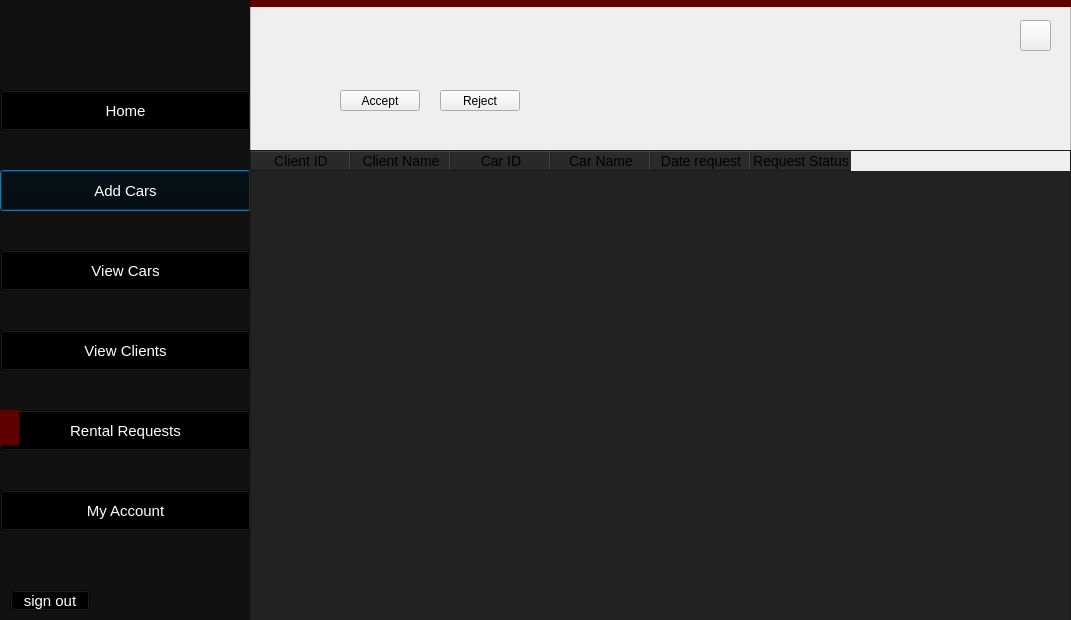
<?xml version="1.0" encoding="UTF-8"?>
<ui version="4.0">
 <class>CentralAdmin_RentRequest</class>
 <widget class="QDialog" name="CentralAdmin_RentRequest">
  <property name="geometry">
   <rect>
    <x>0</x>
    <y>0</y>
    <width>1071</width>
    <height>620</height>
   </rect>
  </property>
  <property name="windowTitle">
   <string>Dialog</string>
  </property>
  <property name="styleSheet">
   <string notr="true"/>
  </property>
  <widget class="QFrame" name="frame">
   <property name="geometry">
    <rect>
     <x>0</x>
     <y>0</y>
     <width>251</width>
     <height>621</height>
    </rect>
   </property>
   <property name="styleSheet">
    <string notr="true">QFrame#frame
{
background:#111;
}

QPushButton
{
        font-size:15px;
        background:transparent;
        color:#ffffff;
}

QPushButton#HomeButton:hover, QPushButton#AddCars:hover,  QPushButton#EditCars:hover, QPushButton#MyAccount:hover, QPushButton#ViewClients:hover,QPushButton#signout:hover
{
        font-size:15px;
        background:#222;
        color:#ffffff;
        border-radius:50px;
}

QToolButton
{

}</string>
   </property>
   <property name="frameShape">
    <enum>QFrame::StyledPanel</enum>
   </property>
   <property name="frameShadow">
    <enum>QFrame::Raised</enum>
   </property>
   <widget class="QLabel" name="label">
    <property name="geometry">
     <rect>
      <x>0</x>
      <y>410</y>
      <width>19</width>
      <height>35</height>
     </rect>
    </property>
    <property name="styleSheet">
     <string notr="true">background:#5F0000;</string>
    </property>
    <property name="text">
     <string/>
    </property>
   </widget>
   <widget class="QPushButton" name="AddCars">
    <property name="geometry">
     <rect>
      <x>0</x>
      <y>170</y>
      <width>251</width>
      <height>41</height>
     </rect>
    </property>
    <property name="text">
     <string>Add Cars</string>
    </property>
   </widget>
   <widget class="QPushButton" name="EditCars">
    <property name="geometry">
     <rect>
      <x>0</x>
      <y>250</y>
      <width>251</width>
      <height>41</height>
     </rect>
    </property>
    <property name="text">
     <string>View Cars</string>
    </property>
   </widget>
   <widget class="QLabel" name="label_3">
    <property name="geometry">
     <rect>
      <x>20</x>
      <y>90</y>
      <width>35</width>
      <height>35</height>
     </rect>
    </property>
    <property name="text">
     <string/>
    </property>
   </widget>
   <widget class="QPushButton" name="HomeButton">
    <property name="geometry">
     <rect>
      <x>0</x>
      <y>90</y>
      <width>251</width>
      <height>41</height>
     </rect>
    </property>
    <property name="text">
     <string>Home</string>
    </property>
   </widget>
   <widget class="QPushButton" name="MyAccount">
    <property name="geometry">
     <rect>
      <x>0</x>
      <y>490</y>
      <width>251</width>
      <height>41</height>
     </rect>
    </property>
    <property name="text">
     <string>My Account</string>
    </property>
   </widget>
   <widget class="QPushButton" name="ViewClients">
    <property name="geometry">
     <rect>
      <x>0</x>
      <y>330</y>
      <width>251</width>
      <height>41</height>
     </rect>
    </property>
    <property name="text">
     <string>View Clients</string>
    </property>
   </widget>
   <widget class="QPushButton" name="Rental">
    <property name="geometry">
     <rect>
      <x>0</x>
      <y>410</y>
      <width>251</width>
      <height>41</height>
     </rect>
    </property>
    <property name="text">
     <string>Rental Requests</string>
    </property>
   </widget>
   <widget class="QLabel" name="label_5">
    <property name="geometry">
     <rect>
      <x>20</x>
      <y>170</y>
      <width>35</width>
      <height>35</height>
     </rect>
    </property>
    <property name="text">
     <string/>
    </property>
   </widget>
   <widget class="QLabel" name="label_6">
    <property name="geometry">
     <rect>
      <x>20</x>
      <y>250</y>
      <width>35</width>
      <height>35</height>
     </rect>
    </property>
    <property name="text">
     <string/>
    </property>
   </widget>
   <widget class="QLabel" name="label_7">
    <property name="geometry">
     <rect>
      <x>80</x>
      <y>270</y>
      <width>35</width>
      <height>35</height>
     </rect>
    </property>
    <property name="text">
     <string/>
    </property>
   </widget>
   <widget class="QLabel" name="label_8">
    <property name="geometry">
     <rect>
      <x>20</x>
      <y>330</y>
      <width>35</width>
      <height>35</height>
     </rect>
    </property>
    <property name="text">
     <string/>
    </property>
   </widget>
   <widget class="QLabel" name="label_9">
    <property name="geometry">
     <rect>
      <x>20</x>
      <y>410</y>
      <width>35</width>
      <height>35</height>
     </rect>
    </property>
    <property name="text">
     <string/>
    </property>
   </widget>
   <widget class="QLabel" name="label_10">
    <property name="geometry">
     <rect>
      <x>20</x>
      <y>490</y>
      <width>35</width>
      <height>35</height>
     </rect>
    </property>
    <property name="text">
     <string/>
    </property>
   </widget>
   <widget class="QPushButton" name="signout">
    <property name="geometry">
     <rect>
      <x>10</x>
      <y>590</y>
      <width>80</width>
      <height>21</height>
     </rect>
    </property>
    <property name="text">
     <string>sign out</string>
    </property>
   </widget>
   <zorder>MyAccount</zorder>
   <zorder>Rental</zorder>
   <zorder>ViewClients</zorder>
   <zorder>AddCars</zorder>
   <zorder>EditCars</zorder>
   <zorder>HomeButton</zorder>
   <zorder>label</zorder>
   <zorder>label_3</zorder>
   <zorder>label_5</zorder>
   <zorder>label_6</zorder>
   <zorder>label_7</zorder>
   <zorder>label_8</zorder>
   <zorder>label_9</zorder>
   <zorder>label_10</zorder>
   <zorder>signout</zorder>
  </widget>
  <widget class="QFrame" name="frame_2">
   <property name="geometry">
    <rect>
     <x>250</x>
     <y>0</y>
     <width>821</width>
     <height>621</height>
    </rect>
   </property>
   <property name="styleSheet">
    <string notr="true">QTableWidget
{
        background-color:#222;
}</string>
   </property>
   <property name="frameShape">
    <enum>QFrame::StyledPanel</enum>
   </property>
   <property name="frameShadow">
    <enum>QFrame::Raised</enum>
   </property>
   <widget class="QLabel" name="label_2">
    <property name="geometry">
     <rect>
      <x>-20</x>
      <y>0</y>
      <width>841</width>
      <height>7</height>
     </rect>
    </property>
    <property name="styleSheet">
     <string notr="true">background:#5F0000;</string>
    </property>
    <property name="text">
     <string/>
    </property>
   </widget>
   <widget class="QPushButton" name="Close">
    <property name="geometry">
     <rect>
      <x>770</x>
      <y>20</y>
      <width>31</width>
      <height>31</height>
     </rect>
    </property>
    <property name="styleSheet">
     <string notr="true">
QPushButton
{
        border-image:url(L:/UNI/Projects/Project one/Grind/Project/QT/data/icons/cancel.png);

}

QPushButton:hover
{
        background:#5F0000;
        border-radius:15px;
}
</string>
    </property>
    <property name="text">
     <string/>
    </property>
   </widget>
   <widget class="QLabel" name="label_4">
    <property name="geometry">
     <rect>
      <x>-20</x>
      <y>-47</y>
      <width>261</width>
      <height>241</height>
     </rect>
    </property>
    <property name="text">
     <string/>
    </property>
   </widget>
   <widget class="QTableWidget" name="tableWidget">
    <property name="geometry">
     <rect>
      <x>0</x>
      <y>150</y>
      <width>821</width>
      <height>471</height>
     </rect>
    </property>
    <property name="styleSheet">
     <string notr="true">QHeaderView:section 
{
 Font-size:14px; 
Background: #222;
}
QTableWidget 
{
 Font-size: 12px; 
 Color:#666666; 
}
</string>
    </property>
    <column>
     <property name="text">
      <string>Client ID</string>
     </property>
    </column>
    <column>
     <property name="text">
      <string>Client Name</string>
     </property>
    </column>
    <column>
     <property name="text">
      <string>Car ID</string>
     </property>
    </column>
    <column>
     <property name="text">
      <string>Car Name</string>
     </property>
    </column>
    <column>
     <property name="text">
      <string>Date request</string>
     </property>
    </column>
    <column>
     <property name="text">
      <string>Request Status</string>
     </property>
    </column>
   </widget>
   <widget class="QPushButton" name="accept">
    <property name="geometry">
     <rect>
      <x>90</x>
      <y>90</y>
      <width>80</width>
      <height>21</height>
     </rect>
    </property>
    <property name="text">
     <string>Accept</string>
    </property>
   </widget>
   <widget class="QPushButton" name="reject">
    <property name="geometry">
     <rect>
      <x>190</x>
      <y>90</y>
      <width>80</width>
      <height>21</height>
     </rect>
    </property>
    <property name="text">
     <string>Reject</string>
    </property>
   </widget>
  </widget>
 </widget>
 <resources/>
 <connections/>
</ui>
